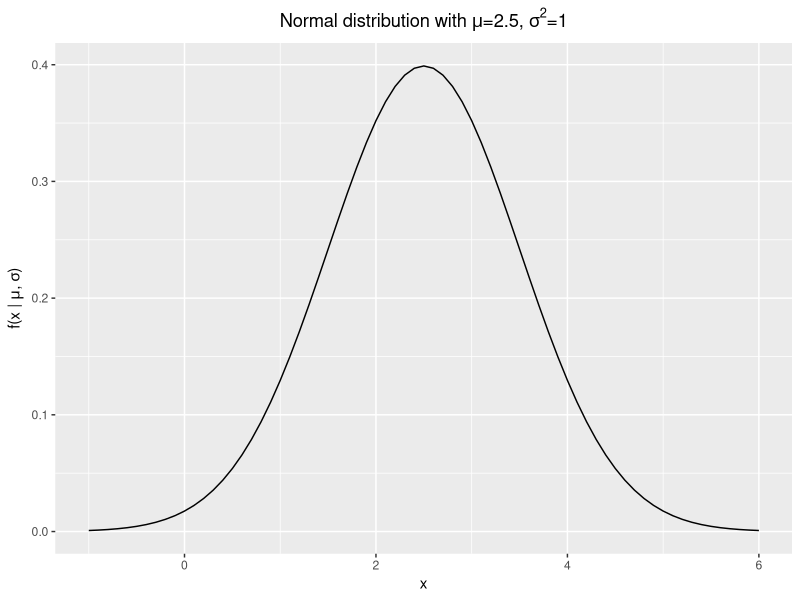
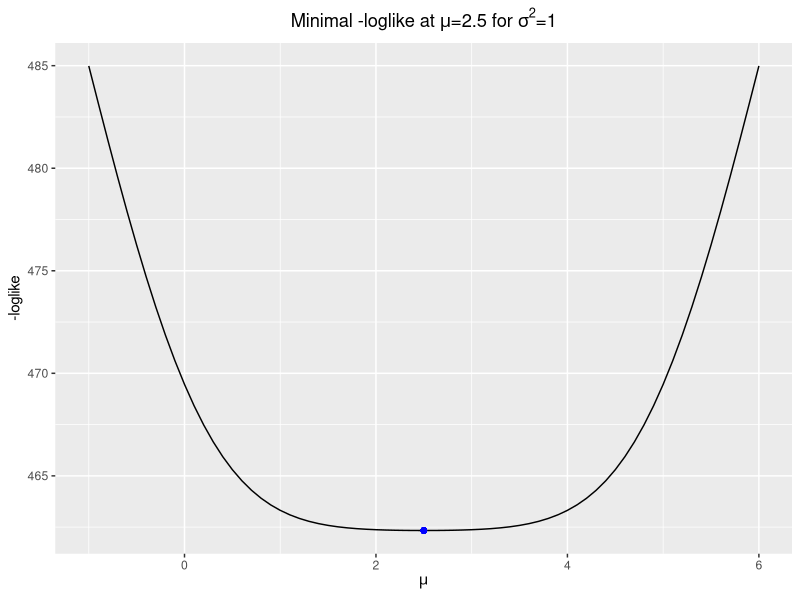
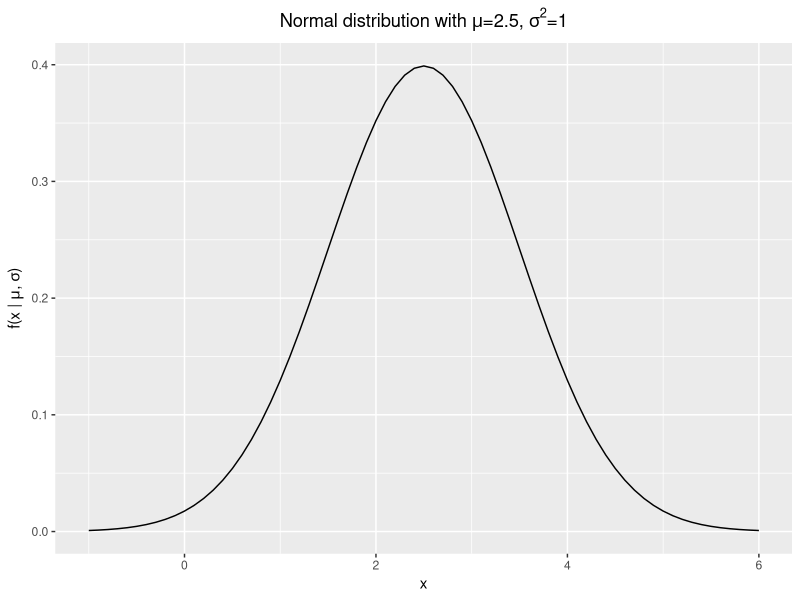
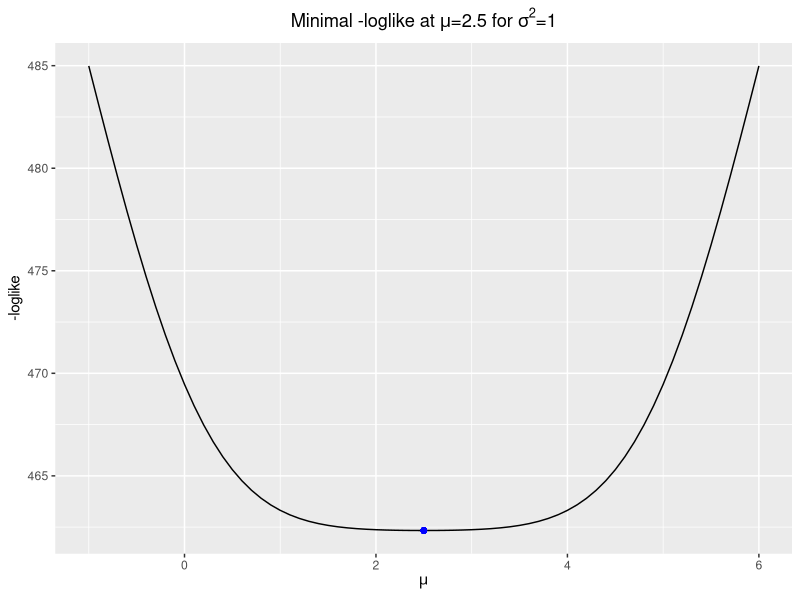

R code for these plots, in order:
library(ggplot2)

x <- seq(-1, 6, 0.1)
n <- length(x)

y <- dnorm(x, mean=2.5, sd=1)
data <- data.frame(x, y)
p1 <- ggplot(data=data, mapping=aes(x=x, y=y)) + geom_line() +
  ylab(expression(paste('f(x | ',mu,', ',sigma,')'))) +
  ggtitle(expression(paste('Normal distribution with ',mu,'=2.5, ',sigma^2,'=1'))) +
  theme(plot.title = element_text(hjust = 0.5))
p1
ggsave("../figure_man/ml_normal_example_dnorm.pdf", p1, width = 3, height = 2)


# generate data for different mu, sigma^2 is always = 1
mus <- seq(-1, 6, 0.1)
df_mu <- data.frame(matrix(nrow=n))
for (mu in mus) {
  df_mu[, ncol(df_mu)+1] <- dnorm(x, mean=mu, sd=1)                
  names(df_mu)[ncol(df_mu)] <- paste0("mu=", mu) 
}
df_mu <- df_mu[-1]
View(df_mu)


# calculate the negative log likelihood for the generated data
df_plot <- data.frame((matrix(data=mus)))
for (y in 1:ncol(df_mu)){
    df_plot[y, 2] <- (n*log(2*pi*1))/2 + (1/2) + sum((df_mu[, y]-2.5)^2)
}
names(df_plot) <- c('mu', 'l')
View(df_plot)

p2 <- ggplot(data=df_plot, mapping=aes(x=mu, y=l)) + geom_line() +
  geom_point(mapping=aes(x=2.5, y=min(df_plot$l)), colour = "blue") +
  xlab(expression(mu)) + ylab('-loglike') +
  ggtitle(expression(paste('Minimal -loglike at ', mu, '=2.5 for ', sigma^2,'=1'))) +
  theme(plot.title = element_text(hjust = 0.5))
p2
ggsave("../figure_man/ml_normal_example_negloglike.pdf", p2, width = 3, height = 2)

